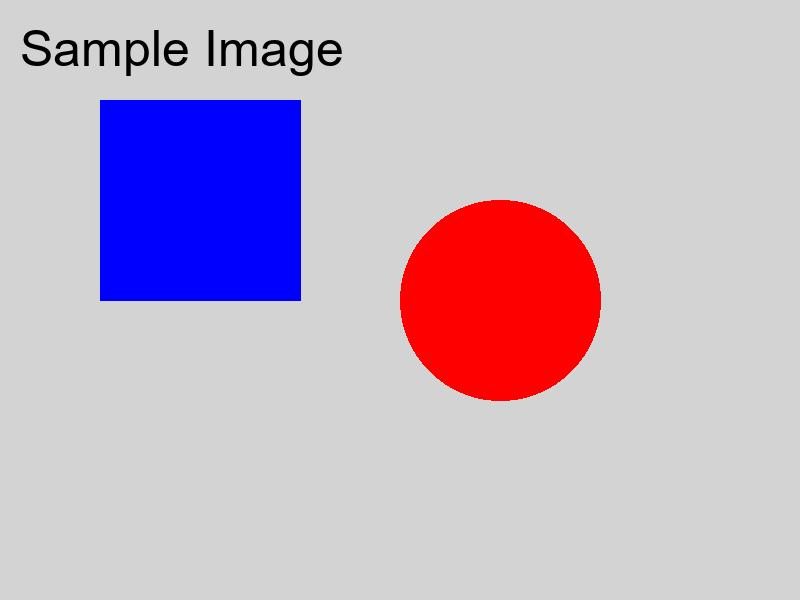
#> input picture SPECIAL OLD VERSION (FOR LEARNING)/input_image.jpg, 800 x 600 px
$ python image_processor_old_version.py
#> lines starting #> are read from the running program, lines starting #| are printed output that depends on the picture; after the words box and inside, x2 and y2 are one past the last pixel; in counts of white or black regions, pixels touching at a corner belong together
import os
from PIL import Image, ImageFilter, ImageEnhance, ImageDraw, ImageFont

# Placeholder imports for OpenCV, typically used for more advanced tasks
# This block attempts to import OpenCV and set a flag.
# If OpenCV is not installed, the relevant functions will gracefully print a message.
try:
    import cv2
    import numpy as np
    OPENCV_AVAILABLE = True
except ImportError:
    print("Warning: OpenCV not installed. Advanced edge detection and object detection functions will not work.")
    OPENCV_AVAILABLE = False

class ImageProcessor:
    def __init__(self, input_image_path):
        """
        Initializes the ImageProcessor with the path to the input image.
        """
        self.input_image_path = input_image_path
        # Use a flag to indicate if the input file exists, not the image object itself
        self.image_file_exists = os.path.exists(input_image_path)

        if not self.image_file_exists:
            print(f"Error: Input image not found at {input_image_path}")
        else:
            print(f"ImageProcessor initialized for: {input_image_path}")

    def _save_image(self, img_object, output_path, operation_name):
        """Helper to save the processed image."""
        try:
            img_object.save(output_path)
            print(f"{operation_name} applied and saved as {output_path}")
            return True
        except Exception as e:
            print(f"Error saving {operation_name} to {output_path}: {e}")
            return False

    def _load_font_for_drawing(self, font_size=30):
        """
        Helper function to robustly load a font for ImageDraw operations.
        Tries common system font paths before falling back to default.
        """
        font_to_use = None
        try:
            # Common font paths to try (add more if needed for specific systems/distros)
            font_paths_to_try = [
                "arial.ttf",                                # Default search on Windows
                "C:/Windows/Fonts/arial.ttf",               # Direct Windows path
                "/usr/share/fonts/truetype/dejavu/DejaVuSans-Bold.ttf", # Common Linux path
                "/usr/share/fonts/truetype/liberation/LiberationSans-Regular.ttf", # Another common Linux path
                "/System/Library/Fonts/Supplemental/Arial.ttf", # Common macOS path
                "/Library/Fonts/Arial.ttf",                 # Another macOS path
            ]

            for f_path in font_paths_to_try:
                if os.path.exists(f_path):
                    font_to_use = ImageFont.truetype(f_path, font_size)
                    break

            if font_to_use is None: # If no truetype font found after trying common paths
                print("Warning: No common TrueType font found, using default Pillow font.")
                font_to_use = ImageFont.load_default()

        except IOError:
            print("Error loading TrueType font, using default Pillow font.")
            font_to_use = ImageFont.load_default()
        except Exception as e:
            print(f"Unexpected error loading font: {e}, using default Pillow font.")
            font_to_use = ImageFont.load_default()

        return font_to_use


    def convert_to_grayscale(self, output_path="output_grayscale.jpg"):
        """Converts the image to grayscale."""
#> called with output_path = 'output_grayscale.jpg'
        try:
            img = Image.open(self.input_image_path) # Reload to ensure original state
#> img is the input picture: PIL image 800x600 RGB; mean R, G, B 194.4, 177.8, 199.1
            grayscale_img = img.convert("L")  # "L" mode is for grayscale
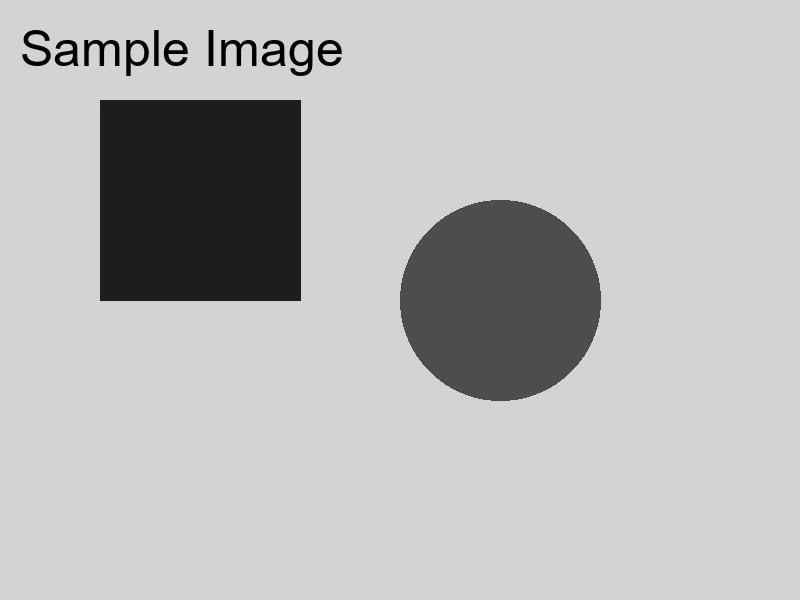
#> grayscale_img: PIL image 800x600 L; min 0, max 240, mean 185.2
            return self._save_image(grayscale_img, output_path, "Grayscale conversion")
        except FileNotFoundError:
            print(f"Error: Input image not found at {self.input_image_path}")
            return False
        except Exception as e:
            print(f"Error converting to grayscale: {e}")
            return False

    def apply_blur(self, output_path="output_blurred.jpg", radius=2):
        """Applies a Gaussian blur filter to the image."""
#> called with output_path = 'output_blurred_radius_5.jpg', radius = 5
        try:
            img = Image.open(self.input_image_path)
            blurred_img = img.filter(ImageFilter.GaussianBlur(radius))
            return self._save_image(blurred_img, output_path, f"Blur filter (radius={radius})")
        except FileNotFoundError:
            print(f"Error: Input image not found at {self.input_image_path}")
            return False
        except Exception as e:
            print(f"Error applying blur: {e}")
            return False

    def apply_sharpen(self, output_path="output_sharpened.jpg"):
        """Applies a sharpen filter to the image."""
#> called with output_path = 'output_sharpened.jpg'
        try:
            img = Image.open(self.input_image_path)
            sharpened_img = img.filter(ImageFilter.SHARPEN)
            return self._save_image(sharpened_img, output_path, "Sharpen filter")
        except FileNotFoundError:
            print(f"Error: Input image not found at {self.input_image_path}")
            return False
        except Exception as e:
            print(f"Error applying sharpen: {e}")
            return False

    def detect_edges_pil(self, output_path="output_edges_pil.jpg"):
        """Detects edges using Pillow's FIND_EDGES filter."""
#> called with output_path = 'output_edges_pil.jpg'
        try:
            img = Image.open(self.input_image_path)
            edges_img = img.filter(ImageFilter.FIND_EDGES)
            return self._save_image(edges_img, output_path, "Pillow Edge detection")
        except FileNotFoundError:
            print(f"Error: Input image not found at {self.input_image_path}")
            return False
        except Exception as e:
            print(f"Error detecting edges (Pillow): {e}")
            return False

    def detect_edges_opencv(self, output_path="output_edges_opencv.jpg", low_threshold=100, high_threshold=200):
        """
        Detects edges using OpenCV's Canny edge detector.
        Requires OpenCV to be installed.
        """
#> called with output_path = 'output_edges_opencv.jpg', low_threshold = 100, high_threshold = 200
        if not OPENCV_AVAILABLE:
            print("OpenCV is not available. Cannot perform Canny edge detection.")
            return False
        try:
            img = cv2.imread(self.input_image_path)
#> img: shape (600, 800, 3)
            if img is None:
                raise FileNotFoundError(f"OpenCV could not load image at {self.input_image_path}")

            gray_img = cv2.cvtColor(img, cv2.COLOR_BGR2GRAY)
            edges = cv2.Canny(gray_img, low_threshold, high_threshold)
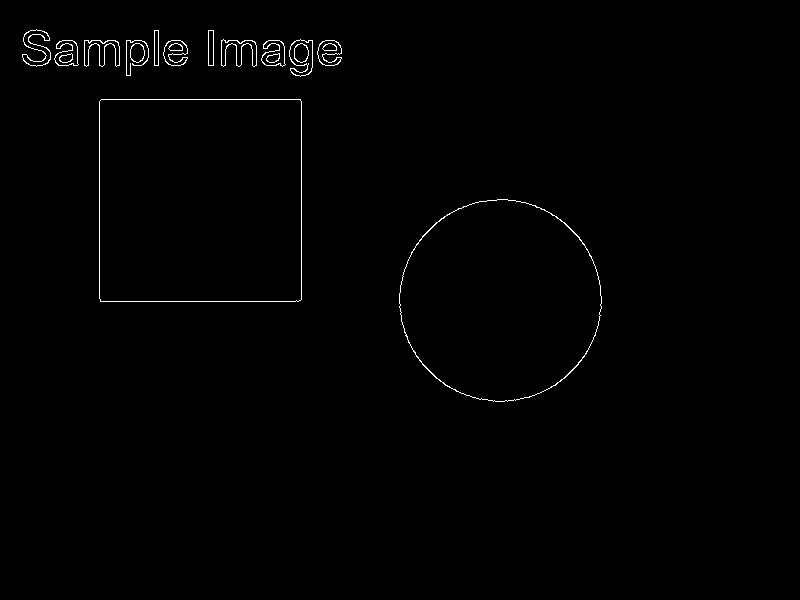
#> edges: shape (600, 800); 0.7% white in thin lines or dots, all inside (x1, y1, x2, y2) = (22, 29, 602, 402)
            cv2.imwrite(output_path, edges) # OpenCV saves directly with cv2.imwrite
            print(f"Edges detected (OpenCV Canny) and saved as {output_path}")
            return True
        except FileNotFoundError as e:
            print(f"Error: {e}")
            return False
        except Exception as e:
            print(f"An error occurred during OpenCV edge detection: {e}")
            return False

    def resize_image(self, size=(300, 200), output_path="output_resized.jpg"):
        """Resizes the image to the specified dimensions."""
#> called with size = (400, 300), output_path = 'output_resized_400x300.jpg'
        try:
            img = Image.open(self.input_image_path)
            resized_img = img.resize(size)
#> call 2 of resize_image, with size = (150, 150), output_path = 'output_resized_150x150.jpg'
#> in resize_image (call 2), `resized_img = img.resize(size)`:
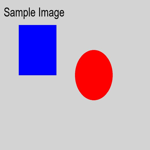
#> resized_img: PIL image 150x150 RGB; mean R, G, B 194.5, 177.8, 199.1
            return self._save_image(resized_img, output_path, f"Image resized to {size}")
        except FileNotFoundError:
            print(f"Error: Input image not found at {self.input_image_path}")
            return False
        except Exception as e:
            print(f"Error resizing image: {e}")
            return False

    def crop_image(self, box=(100, 100, 400, 400), output_path="output_cropped.jpg"):
        """
        Crops the image.
        The box is a 4-tuple defining the left, upper, right, and lower pixel coordinate.
        """
#> called with box = (100, 100, 700, 500), output_path = 'output_cropped_example.jpg'
        try:
            img = Image.open(self.input_image_path)
            cropped_img = img.crop(box)
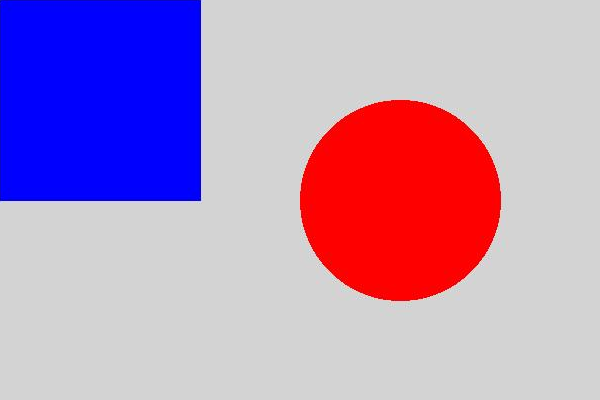
#> cropped_img: PIL image 600x400 RGB; mean R, G, B 181.1, 147.7, 190.2
            return self._save_image(cropped_img, output_path, f"Image cropped with box {box}")
        except FileNotFoundError:
            print(f"Error: Input image not found at {self.input_image_path}")
            return False
        except Exception as e:
            print(f"Error cropping image: {e}")
            return False

    def adjust_colors(self, brightness_factor=1.0, contrast_factor=1.0, color_factor=1.0, output_path="output_color_adjusted.jpg"):
        """
        Adjusts brightness, contrast, and color balance of the image.
        Factors > 1.0 increase, factors < 1.0 decrease.
        """
#> called with brightness_factor = 1.2, contrast_factor = 0.8, color_factor = 1.1
        try:
            img = Image.open(self.input_image_path)

            enhancer_brightness = ImageEnhance.Brightness(img)
            img = enhancer_brightness.enhance(brightness_factor)
#> img: PIL image 800x600 RGB

            enhancer_contrast = ImageEnhance.Contrast(img)
            img = enhancer_contrast.enhance(contrast_factor)
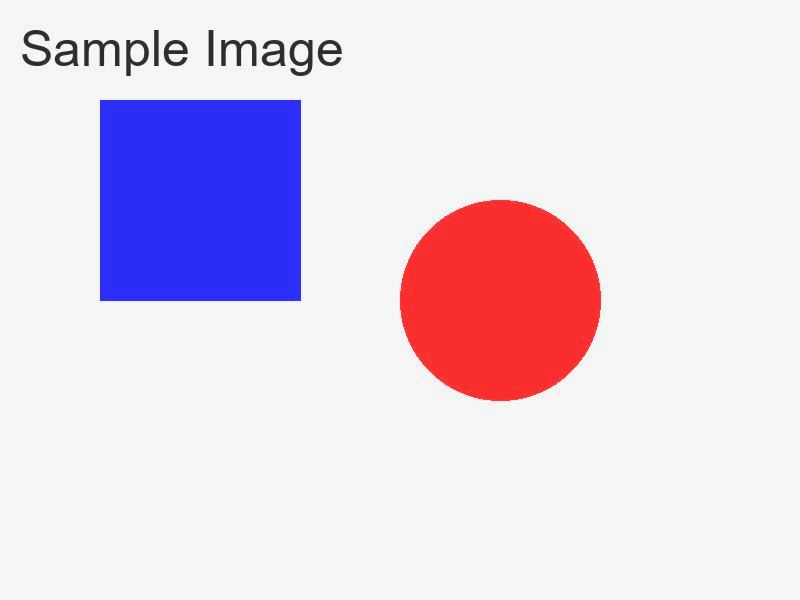
#> img: PIL image 800x600 RGB; mean R, G, B 227.6, 214.2, 231.3

            enhancer_color = ImageEnhance.Color(img)
            img = enhancer_color.enhance(color_factor)

            return self._save_image(img, output_path, "Color adjustments")
        except FileNotFoundError:
            print(f"Error: Input image not found at {self.input_image_path}")
            return False
        except Exception as e:
            print(f"Error adjusting colors: {e}")
            return False

    def add_text_watermark(self, text="WATERMARK", position=(50, 50), font_size=30,
                           font_color=(0, 0, 0, 128), output_path="output_watermarked.jpg"):
        """Adds a text watermark to the image."""
        try:
            img = Image.open(self.input_image_path).convert("RGBA") # Ensure alpha channel for transparency
            draw = ImageDraw.Draw(img)

            watermark_font = self._load_font_for_drawing(font_size)
            if watermark_font is None: # Fallback if font loading truly failed
                 print("Cannot add watermark: No usable font loaded.")
                 return False

            draw.text(position, text, font=watermark_font, fill=font_color)
            return self._save_image(img, output_path, "Text watermark")
        except FileNotFoundError:
            print(f"Error: Input image not found at {self.input_image_path}")
            return False
        except Exception as e:
            print(f"Error adding text watermark: {e}")
            return False

    def object_detection_placeholder(self):
        """
        A placeholder for object detection.
        This is a complex task requiring pre-trained machine learning models
        (e.g., from TensorFlow, PyTorch, or OpenCV's DNN module) and specific setup.
        """
        print("\n--- Object Detection (Conceptual) ---")
        print("Object detection is a more advanced task requiring pre-trained deep learning models and significant setup.")
        print("You would typically use libraries like OpenCV's DNN module, TensorFlow, or PyTorch for this.")
        print("This function serves as a reminder that such capabilities exist but are beyond a simple script function.")
        print("You'd need to download model weights and configuration files (e.g., YOLO, SSD models) to implement this.")
        print("-----------------------------------\n")
        return False

# --- Example Usage ---
if __name__ == "__main__":
    INPUT_IMAGE_NAME = "input_image.jpg"

    # Create a dummy image for testing if one doesn't exist
    if not os.path.exists(INPUT_IMAGE_NAME):
        print(f"Creating a dummy '{INPUT_IMAGE_NAME}' for demonstration purposes.")
        dummy_img = Image.new('RGB', (800, 600), color='lightgray')
        d = ImageDraw.Draw(dummy_img)

        # Load font for dummy image text
        dummy_font_size = 50
        dummy_font = None
        try:
            font_paths_to_try = [
                "arial.ttf",
                "C:/Windows/Fonts/arial.ttf",
                "/usr/share/fonts/truetype/dejavu/DejaVuSans-Bold.ttf",
                "/usr/share/fonts/truetype/liberation/LiberationSans-Regular.ttf",
                "/System/Library/Fonts/Supplemental/Arial.ttf",
                "/Library/Fonts/Arial.ttf",
            ]
            for f_path in font_paths_to_try:
                if os.path.exists(f_path):
                    dummy_font = ImageFont.truetype(f_path, dummy_font_size)
                    break

            if dummy_font is None:
                print("Warning: No common TrueType font found for dummy image, using default.")
                dummy_font = ImageFont.load_default()
        except IOError:
            print("Error loading TrueType font for dummy image, using default.")
            dummy_font = ImageFont.load_default()
        except Exception as e:
            print(f"Unexpected error loading font for dummy image: {e}, using default.")
            dummy_font = ImageFont.load_default()

        if dummy_font: # Only draw text if a font was successfully loaded
            d.text((20, 20), "Sample Image", fill=(0, 0, 0), font=dummy_font)
        else:
            print("Could not create text for dummy image (font issue).")

        d.rectangle((100, 100, 300, 300), fill="blue")
        d.ellipse((400, 200, 600, 400), fill="red")
        dummy_img.save(INPUT_IMAGE_NAME)
        print(f"Dummy '{INPUT_IMAGE_NAME}' created.")

    processor = ImageProcessor(INPUT_IMAGE_NAME)

    # Use the new flag to check if the input file exists
    if not processor.image_file_exists: # THIS LINE WAS MODIFIED
        print("Exiting: Input image could not be found or created.")
    else:
        print("\n--- Running Image Processing Examples ---")

        # 1. Grayscale
        processor.convert_to_grayscale("output_grayscale.jpg")

        # 2. Blur
        processor.apply_blur("output_blurred_radius_5.jpg", radius=5)

        # 3. Sharpen
        processor.apply_sharpen("output_sharpened.jpg")

        # 4. Edge Detection (Pillow)
        processor.detect_edges_pil("output_edges_pil.jpg")

        # 4b. Edge Detection (OpenCV Canny) - Only if OpenCV is available
        processor.detect_edges_opencv("output_edges_opencv.jpg")

        # 5. Resizing
        processor.resize_image(size=(400, 300), output_path="output_resized_400x300.jpg")
        processor.resize_image(size=(150, 150), output_path="output_resized_150x150.jpg")

        # 6. Cropping
        processor.crop_image(box=(100, 100, 700, 500), output_path="output_cropped_example.jpg")

        # 7. Color Adjustments
        processor.adjust_colors(brightness_factor=1.2, contrast_factor=0.8, color_factor=1.1, output_path="output_bright_low_contrast_high_color.jpg")
        processor.adjust_colors(brightness_factor=0.7, contrast_factor=1.5, output_path="output_dark_high_contrast.jpg")
#> call 2 of adjust_colors, with brightness_factor = 0.7, contrast_factor = 1.5, color_factor = 1, output_path = 'output_dark_high_contrast.jpg'
#> in adjust_colors (call 2), `img = enhancer_contrast.enhance(contrast_factor)`:
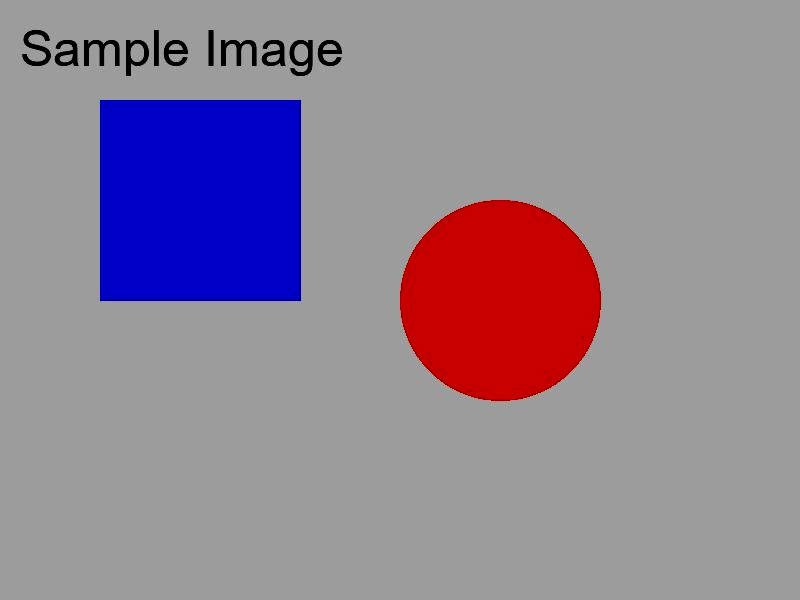
#> img: PIL image 800x600 RGB; mean R, G, B 144.5, 131.3, 148.1

        # 8. Add Watermark
        # Dynamic position for watermark (bottom right corner)
        try:
            # Re-open the image just to get its dimensions for dynamic placement
            temp_img = Image.open(processor.input_image_path)
            original_img_width, original_img_height = temp_img.size
#> original_img_width = 800; original_img_height = 600
            temp_img.close() # Close the temporary image object

            watermark_text = "CONFIDENTIAL DRAFT"
            font_size = 25

            # Use the helper to load the font for text size calculation too
            watermark_font_obj = processor._load_font_for_drawing(font_size)

            # Get text bounding box to calculate accurate position
            # Note: getbbox requires a font object. It returns (left, top, right, bottom)
            if watermark_font_obj:
                # Calculate text size using the font object
                # For Pillow 9.0.0+, use font.getbbox(text)
                # For older versions, font.getsize(text) might be used but is deprecated.
                try:
                    bbox = watermark_font_obj.getbbox(watermark_text)
                    text_width = bbox[2] - bbox[0]
                    text_height = bbox[3] - bbox[1]
                except AttributeError: # Fallback for very old Pillow versions if getbbox isn't available
                    print("Warning: getbbox not available, estimating text size. Consider updating Pillow.")
                    text_width, text_height = watermark_font_obj.getsize(watermark_text)

                padding = 15
                pos_x = original_img_width - text_width - padding
#> pos_x = 476
                pos_y = original_img_height - text_height - padding
#> pos_y = 567

                # Ensure positions are not negative
                pos_x = max(0, pos_x)
                pos_y = max(0, pos_y)

                processor.add_text_watermark(
                    text=watermark_text,
                    position=(pos_x, pos_y),
                    font_size=font_size,
                    font_color=(255, 0, 0, 150), # Red, semi-transparent
                    output_path="output_watermarked_confidential.jpg"
                )
#> in _save_image (call 10), `img_object.save(output_path)`:
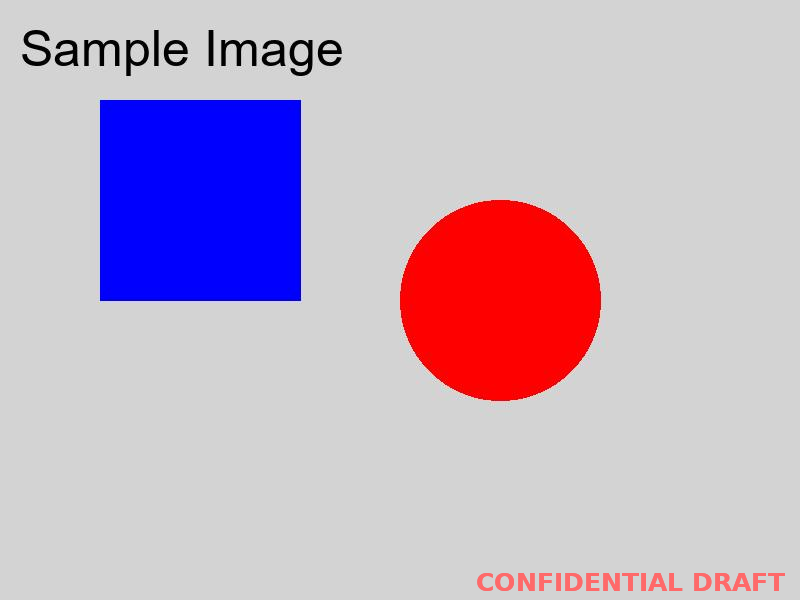
#> saved as output_watermarked_confidential.jpg: PIL image 800x600 RGBA; mean R, G, B, A 194.7, 176.6, 197.9, 254.4; transparent parts drawn white
            else:
                print("Skipping watermark: Font could not be loaded for text measurement.")
        except Exception as e:
            print(f"Could not add dynamic watermark: {e}")

        # 9. Object Detection (Conceptual)
        processor.object_detection_placeholder()

        print("\n--- All image processing examples completed ---")
        print(f"Check the 'output_*.jpg' files in the directory: {os.getcwd()}")
